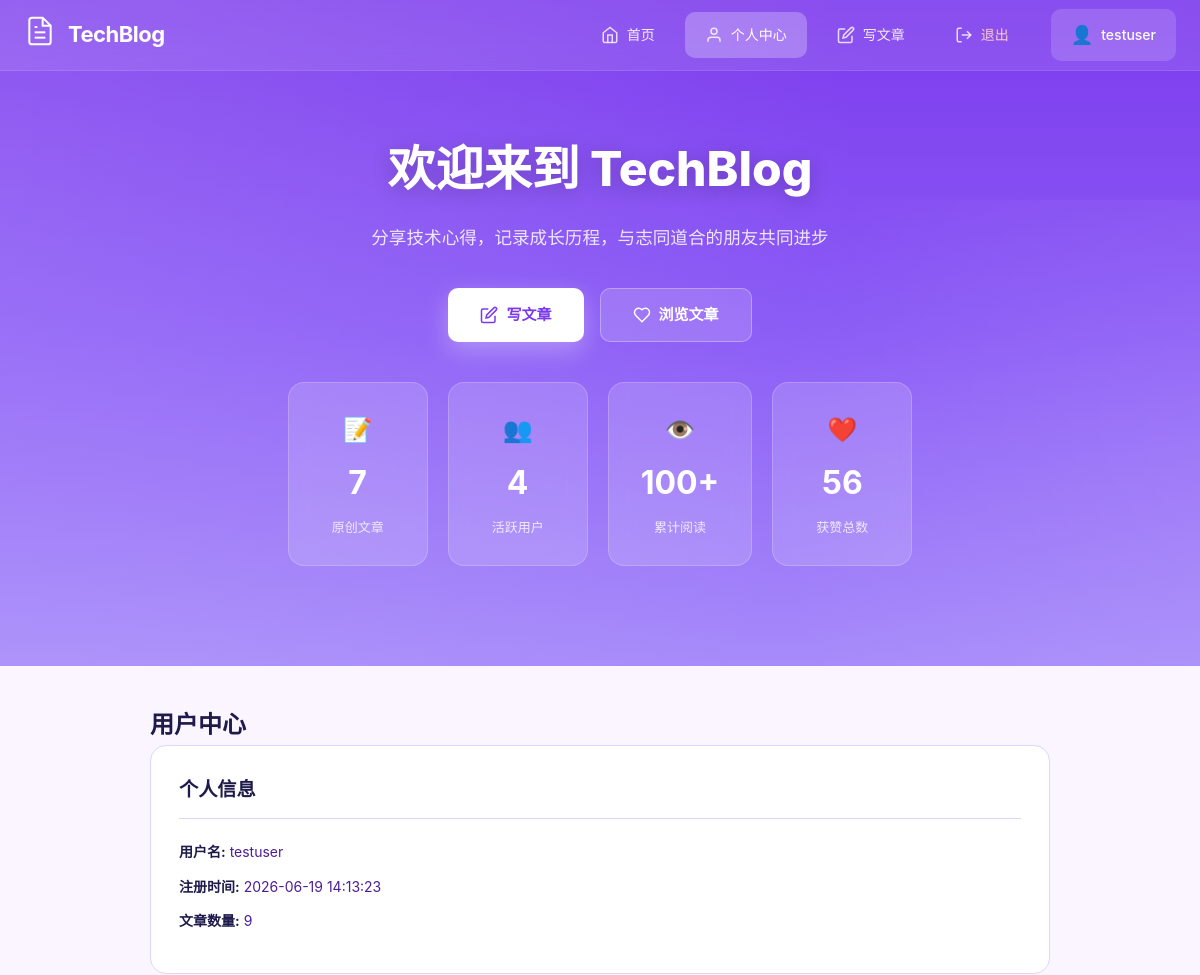
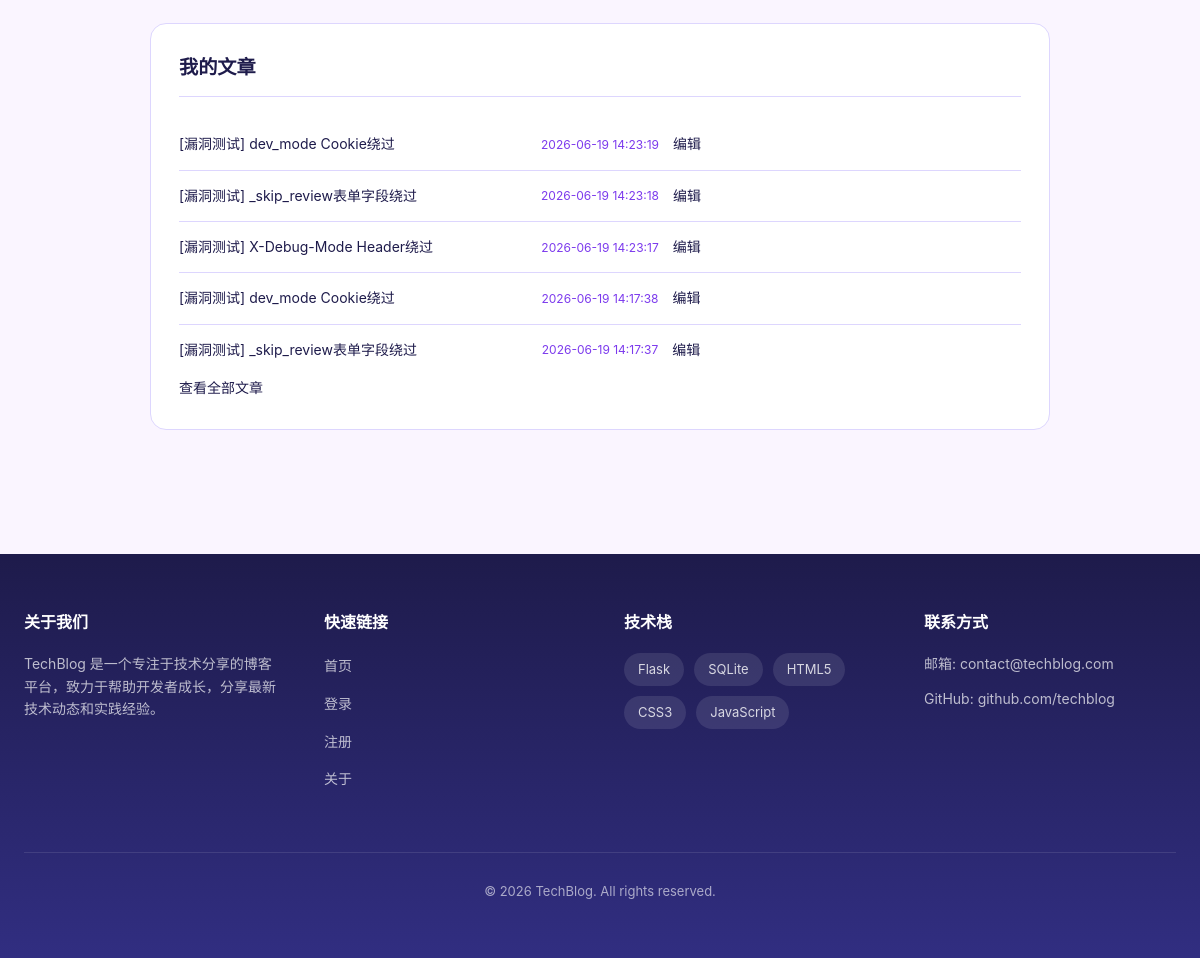
The page /profile (signed in) on the database its author committed (2 pictures, top to bottom).
### tables this page shows
CREATE TABLE users (
    id INTEGER PRIMARY KEY AUTOINCREMENT,
    username TEXT UNIQUE NOT NULL,
    password TEXT NOT NULL,
    created_at TIMESTAMP DEFAULT CURRENT_TIMESTAMP
);

CREATE TABLE posts (
    id INTEGER PRIMARY KEY AUTOINCREMENT,
    title TEXT NOT NULL,
    content TEXT NOT NULL,
    author_id INTEGER NOT NULL,
    created_at TIMESTAMP DEFAULT CURRENT_TIMESTAMP,
    updated_at TIMESTAMP, media_type TEXT DEFAULT 'text', media_url TEXT, media_thumbnail TEXT, category TEXT DEFAULT '技术分享', tags TEXT, read_time INTEGER DEFAULT 3, status TEXT DEFAULT pending, reviewed_by INTEGER, reviewed_at TEXT,
    FOREIGN KEY (author_id) REFERENCES users(id)
);

### app.py (the view)
@app.route('/profile')
@login_required
def profile():
    db = get_db()
    user = db.execute('SELECT id, username, created_at FROM users WHERE id = ?',
                     (session['user_id'],)).fetchone()
    posts_count = db.execute('SELECT COUNT(*) as count FROM posts WHERE author_id = ?',
                            (session['user_id'],)).fetchone()['count']
    recent_posts = db.execute('SELECT * FROM posts WHERE author_id = ? ORDER BY created_at DESC LIMIT 5',
                             (session['user_id'],)).fetchall()
    return render_template('profile.html', user=user, posts_count=posts_count, recent_posts=recent_posts)

### app.py (called while the page is built)
def get_db():
    conn = sqlite3.connect(DATABASE)
    conn.row_factory = sqlite3.Row
    return conn

def login_required(f):
    @wraps(f)
    def decorated_function(*args, **kwargs):
        if 'user_id' not in session:
            create_guest_user()
        return f(*args, **kwargs)
    return decorated_function

@app.context_processor
def inject_user():
    return dict(
        current_user=session.get('username'),
        is_logged_in='user_id' in session
    )

### templates/profile.html (shortened to what this page needs)
{% extends 'base.html' %}
{% block content %}
    <h2>用户中心</h2>
    <div class="profile-info">
        <h3>个人信息</h3>
        <p><strong>用户名:</strong> {{ user['username'] }}</p>
        <p><strong>注册时间:</strong> {{ user['created_at'] }}</p>
        <p><strong>文章数量:</strong> {{ posts_count }}</p>
    </div>
    <div class="recent-posts">
        <h3>我的文章</h3>
        {% if recent_posts %}
            <ul>
                {% for post in recent_posts %}
                    <li>
                        <a href="{{ url_for('post_detail', post_id=post['id']) }}">{{ post['title'] }}</a>
                        <span class="date">{{ post['created_at'] }}</span>
                        <a href="{{ url_for('edit_post', post_id=post['id']) }}">编辑</a>
                    </li>
                {% endfor %}
            </ul>
            <p><a href="{{ url_for('index') }}">查看全部文章</a></p>
        {% else %}
            <p>暂无文章，<a href="{{ url_for('new_post') }}">写第一篇文章</a>吧！</p>
        {% endif %}
    </div>
{% endblock %}

### templates/base.html (shortened to what this page needs)
<!DOCTYPE html>
<html lang="zh-CN">
<head>
    <link rel="stylesheet" href="{{ url_for('static', filename='css/style.css') }}">
</head>
<body>
    <header class="site-header">
        <nav class="navbar">
            <div class="nav-container">
                <div class="nav-brand">
                    <a href="{{ url_for('index') }}" class="brand-link">
                        <span class="brand-icon">
                        </span>
                        <span class="brand-name">TechBlog</span>
                    </a>
                </div>
                <div class="nav-links">
                    <a href="{{ url_for('index') }}" class="nav-item {% if request.path == '/' %}active{% endif %}">
                        <svg class="nav-icon" width="18" height="18" viewBox="0 0 24 24" fill="none" stroke="currentColor" stroke-width="2">
                            <path d="M3 9l9-7 9 7v11a2 2 0 0 1-2 2H5a2 2 0 0 1-2-2z"></path>
                            <polyline points="9 22 9 12 15 12 15 22"></polyline>
                        </svg>
                        <span class="nav-text">首页</span>
                    </a>
                    {% if is_logged_in %}
                        <a href="{{ url_for('profile') }}" class="nav-item {% if request.path == '/profile' %}active{% endif %}">
                            <svg class="nav-icon" width="18" height="18" viewBox="0 0 24 24" fill="none" stroke="currentColor" stroke-width="2">
                                <path d="M20 21v-2a4 4 0 0 0-4-4H8a4 4 0 0 0-4 4v2"></path>
                                <circle cx="12" cy="7" r="4"></circle>
                            </svg>
                            <span class="nav-text">个人中心</span>
                        </a>
                        <a href="{{ url_for('new_post') }}" class="nav-item {% if request.path == '/post/new' %}active{% endif %}">
                            <svg class="nav-icon" width="18" height="18" viewBox="0 0 24 24" fill="none" stroke="currentColor" stroke-width="2">
                                <path d="M11 4H4a2 2 0 0 0-2 2v14a2 2 0 0 0 2 2h14a2 2 0 0 0 2-2v-7"></path>
                                <path d="M18.5 2.5a2.121 2.121 0 0 1 3 3L12 15l-4 1 1-4 9.5-9.5z"></path>
                            </svg>
                            <span class="nav-text">写文章</span>
                        </a>
                        <a href="{{ url_for('logout') }}" class="nav-item logout">
                            <svg class="nav-icon" width="18" height="18" viewBox="0 0 24 24" fill="none" stroke="currentColor" stroke-width="2">
                                <path d="M9 21H5a2 2 0 0 1-2-2V5a2 2 0 0 1 2-2h4"></path>
                                <polyline points="16 17 21 12 16 7"></polyline>
                                <line x1="21" y1="12" x2="9" y2="12"></line>
                            </svg>
                            <span class="nav-text">退出</span>
                        </a>
                        <div class="nav-user">
                            <span class="user-avatar">👤</span>
                            <span>{{ current_user }}</span>
                        </div>
                    {% endif %}
                </div>
            </div>
        </nav>
        <div class="hero-section">
            <div class="hero-content">
                <h1 class="hero-title">欢迎来到 TechBlog</h1>
                <p class="hero-subtitle">分享技术心得，记录成长历程，与志同道合的朋友共同进步</p>
                <div class="hero-actions">
                    {% if is_logged_in %}
                        <a href="{{ url_for('new_post') }}" class="hero-btn hero-btn-primary">
                            <svg width="18" height="18" viewBox="0 0 24 24" fill="none" stroke="currentColor" stroke-width="2">
                                <path d="M11 4H4a2 2 0 0 0-2 2v14a2 2 0 0 0 2 2h14a2 2 0 0 0 2-2v-7"></path>
                                <path d="M18.5 2.5a2.121 2.121 0 0 1 3 3L12 15l-4 1 1-4 9.5-9.5z"></path>
                            </svg>
                            写文章
                        </a>
                    {% endif %}
                    <a href="#posts" class="hero-btn hero-btn-secondary">
                        <svg width="18" height="18" viewBox="0 0 24 24" fill="none" stroke="currentColor" stroke-width="2">
                            <path d="M19 14c1.49-1.46 3-3.21 3-5.5A5.5 5.5 0 0 0 16.5 3c-1.76 0-3 .5-4.5 2-1.5-1.5-2.74-2-4.5-2A5.5 5.5 0 0 0 2 8.5c0 2.3 1.5 4.05 3 5.5l7 7Z"></path>
                        </svg>
                        浏览文章
                    </a>
                </div>
                <div class="stats-grid">
                    <div class="stat-card">
                        <div class="stat-icon">📝</div>
                        <div class="stat-number">7</div>
                        <div class="stat-label">原创文章</div>
                    </div>
                    <div class="stat-card">
                        <div class="stat-icon">👥</div>
                        <div class="stat-number">4</div>
                        <div class="stat-label">活跃用户</div>
                    </div>
                    <div class="stat-card">
                        <div class="stat-icon">👁️</div>
                        <div class="stat-number">100+</div>
                        <div class="stat-label">累计阅读</div>
                    </div>
                    <div class="stat-card">
                        <div class="stat-icon">❤️</div>
                        <div class="stat-number">56</div>
                        <div class="stat-label">获赞总数</div>
                    </div>
                </div>
            </div>
        </div>
    </header>
    <main class="main-content">
        <div class="content-container">
            <div class="main-area">
                {% block content %}{% endblock %}
            </div>
        </div>
    </main>
    <footer class="site-footer">
        <div class="footer-container">
            <div class="footer-content">
                <div class="footer-section">
                    <h3 class="footer-title">关于我们</h3>
                    <p class="footer-text">TechBlog 是一个专注于技术分享的博客平台，致力于帮助开发者成长，分享最新技术动态和实践经验。</p>
                </div>
                <div class="footer-section">
                    <h3 class="footer-title">快速链接</h3>
                    <ul class="footer-links">
                        <li><a href="{{ url_for('index') }}">首页</a></li>
                        <li><a href="{{ url_for('login') }}">登录</a></li>
                        <li><a href="{{ url_for('register') }}">注册</a></li>
                        <li><a href="#">关于</a></li>
                    </ul>
                </div>
                <div class="footer-section">
                    <h3 class="footer-title">技术栈</h3>
                    <div class="tech-stack">
                        <span class="tech-tag">Flask</span>
                        <span class="tech-tag">SQLite</span>
                        <span class="tech-tag">HTML5</span>
                        <span class="tech-tag">CSS3</span>
                        <span class="tech-tag">JavaScript</span>
                    </div>
                </div>
                <div class="footer-section">
                    <h3 class="footer-title">联系方式</h3>
                    <p class="footer-text">邮箱: contact@techblog.com</p>
                    <p class="footer-text">GitHub: github.com/techblog</p>
                </div>
            </div>
            <div class="footer-bottom">
                <p>&copy; 2026 TechBlog. All rights reserved.</p>
            </div>
        </div>
    </footer>
</body>
</html>

### rows shown on the page
users: username "testuser", created_at "2026-06-19 14:13:23"
posts: title "[漏洞测试] dev_mode Cookie绕过", created_at "2026-06-19 14:23:19"
posts: title "[漏洞测试] _skip_review表单字段绕过", created_at "2026-06-19 14:23:18"
posts: title "[漏洞测试] X-Debug-Mode Header绕过", created_at "2026-06-19 14:23:17"
posts: title "[漏洞测试] dev_mode Cookie绕过", created_at "2026-06-19 14:17:38"
posts: title "[漏洞测试] _skip_review表单字段绕过", created_at "2026-06-19 14:17:37"

### other values the page prints
{{ posts_count }} "9"
